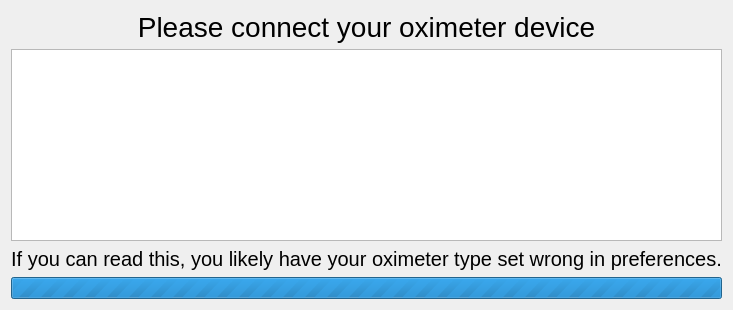
       <widget class="QWidget" name="directImportPage">
        <layout class="QVBoxLayout" name="verticalLayout_2">
         <item>
          <widget class="QLabel" name="connectLabel">
           <property name="font">
            <font>
             <pointsize>21</pointsize>
            </font>
           </property>
           <property name="text">
            <string>Please connect your oximeter device</string>
           </property>
           <property name="alignment">
            <set>Qt::AlignCenter</set>
           </property>
          </widget>
         </item>
         <item>
          <widget class="QPlainTextEdit" name="logBox"/>
         </item>
         <item>
          <widget class="QLabel" name="directImportStatus">
           <property name="font">
            <font>
             <pointsize>15</pointsize>
            </font>
           </property>
           <property name="text">
            <string>If you can read this, you likely have your oximeter type set wrong in preferences.</string>
           </property>
           <property name="alignment">
            <set>Qt::AlignCenter</set>
           </property>
          </widget>
         </item>
         <item>
          <widget class="QProgressBar" name="progressBar">
           <property name="maximum">
            <number>0</number>
           </property>
           <property name="value">
            <number>0</number>
           </property>
          </widget>
         </item>
        </layout>
       </widget>
